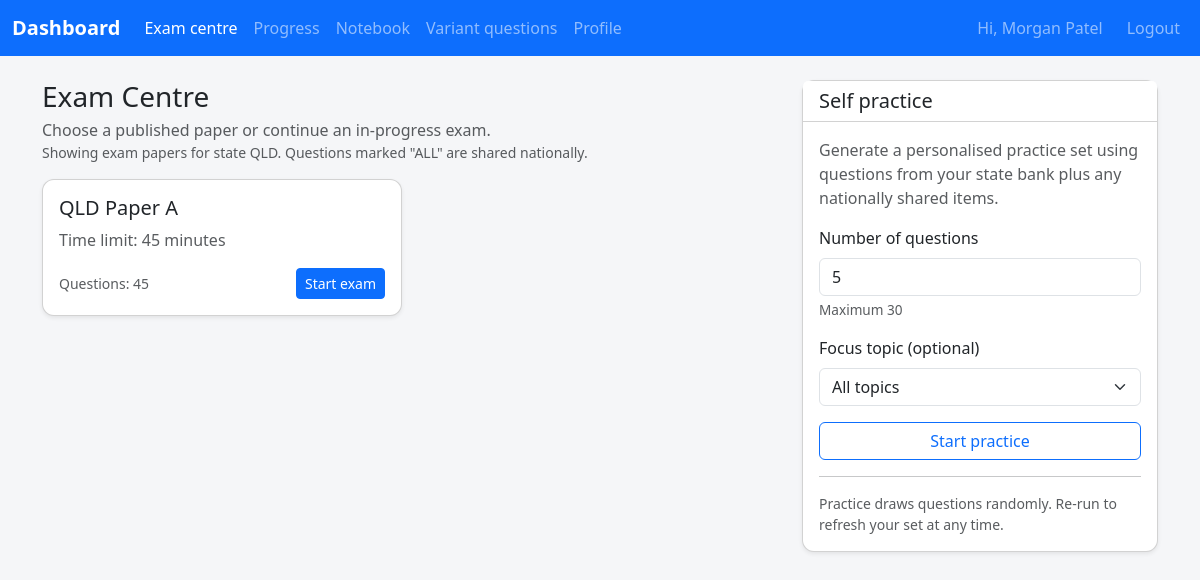
The page /student/exams (signed in) on the database its author committed.
### app/models.py (models this page shows, shortened)
class Student(UserMixin, db.Model):
    __tablename__ = "students"
    id = db.Column(db.Integer, primary_key=True)
    name = db.Column(db.String(120), nullable=False)
    email = db.Column(db.String(120), unique=True)
    mobile_number = db.Column(db.String(20), unique=True, nullable=False)
    password_hash = db.Column(db.String(255), nullable=False)
    state = db.Column(db.String(10), nullable=False)
    preferred_language = db.Column(db.String(20), nullable=False, default="ENGLISH")
    target_exam_date = db.Column(Date)
    avatar_url = db.Column(db.String(500))
    notification_push_enabled = db.Column(Boolean, nullable=False, default=True)
    notification_email_enabled = db.Column(Boolean, nullable=False, default=True)
    profile_version = db.Column(db.Integer, nullable=False, default=1)
    profile_updated_at = db.Column(
        db.DateTime, default=datetime.utcnow, onupdate=datetime.utcnow, nullable=False
    )
    last_login_at = db.Column(db.DateTime)
    assigned_coach_id = db.Column(db.Integer, db.ForeignKey("coaches.id"))
    coach = db.relationship("Coach", back_populates="students")
    mock_exam_summaries = db.relationship(
        "MockExamSummary", back_populates="student", cascade="all, delete-orphan"
    )
    bookings = db.relationship("Appointment", back_populates="student")
    exam_sessions = db.relationship(
        "StudentExamSession", back_populates="student", cascade="all, delete-orphan"
    )
    question_attempts = db.relationship(
        "QuestionAttempt", back_populates="student", cascade="all, delete-orphan"
    )
    notebook_entries = db.relationship(
        "NotebookEntry", back_populates="student", cascade="all, delete-orphan"
    )
    state_progress = db.relationship(
        "StudentStateProgress", back_populates="student", cascade="all, delete-orphan"
    )
    auth_tokens = db.relationship(
        "StudentAuthToken", back_populates="student", cascade="all, delete-orphan"
    )
    starred_questions = db.relationship(
        "StarredQuestion", back_populates="student", cascade="all, delete-orphan"
    )
    login_windows = db.relationship(
        "StudentLoginRateLimit", back_populates="student", cascade="all, delete-orphan"
    )
    variant_groups = db.relationship(
        "VariantQuestionGroup", back_populates="student", cascade="all, delete-orphan"
    )
    variant_questions = db.relationship(
        "VariantQuestion", back_populates="student", cascade="all, delete-orphan"
    )
    @property
    def is_student(self) -> bool:
        return True

class MockExamPaper(db.Model):
    __tablename__ = "mock_exam_papers"
    id = db.Column(db.Integer, primary_key=True)
    state = db.Column(db.String(10), nullable=False)
    title = db.Column(db.String(120), nullable=False)
    time_limit_minutes = db.Column(db.Integer, nullable=False)
    questions = db.relationship(
        "MockExamPaperQuestion", back_populates="paper", cascade="all, delete-orphan"
    )
    sessions = db.relationship(
        "StudentExamSession", back_populates="paper", cascade="all, delete-orphan"
    )

### app/student/routes.py (the view)
@student_bp.route("/exams")
@login_required
def exams():
    student = _current_student()
    if not student:
        return _redirect_non_students()
    papers = (
        MockExamPaper.query.filter_by(state=student.state)
        .order_by(MockExamPaper.id.asc())
        .all()
    )
    active_session = _current_exam_session(student)
    topic_rows = (
        Question.query.with_entities(Question.topic)
        .filter((Question.state_scope == "ALL") | (Question.state_scope == student.state))
        .filter(Question.language == student.preferred_language)
        .distinct()
        .order_by(Question.topic.asc())
        .all()
    )
    topics = [row[0] for row in topic_rows if row[0]]
    return render_template(
        "student/exams.html",
        papers=papers,
        active_session=active_session,
        practice_default=PRACTICE_DEFAULT_COUNT,
        practice_max=PRACTICE_MAX_COUNT,
        topics=topics,
        state=student.state,
    )

### app/coach/routes.py (called while the page is built, shortened)
@coach_bp.before_app_request
def _restrict_student_portal_access():
    if request.blueprint != "coach":
        return None

### app/i18n.py (called while the page is built)
def normalise_language_code(language: str | None) -> str | None:
    if not language:
        return None
    code = language.strip().upper()
    if code in SUPPORTED_LANGUAGES:
        return code
    return None

def ensure_language_code(language: str | None) -> str:
    normalised = normalise_language_code(language)
    return normalised or DEFAULT_LANGUAGE

def translate_text(text: str, language: str, **format_values: str) -> str:
    catalogue = TRANSLATIONS.get(language, {})
    translated = catalogue.get(text, text)
    if format_values:
        try:
            return translated.format(**format_values)
        except (KeyError, IndexError):
            return translated
    return translated

### app/student/routes.py (called while the page is built)
def _current_student() -> Student | None:
    if not current_user.is_authenticated:
        return None
    student = current_user._get_current_object()
    if isinstance(student, Student):
        return student
    return None

def _current_exam_session(student: Student) -> StudentExamSession | None:
    session_obj = (
        StudentExamSession.query.filter_by(student_id=student.id, status="ongoing")
        .order_by(StudentExamSession.started_at.desc())
        .first()
    )
    if not session_obj:
        return None
    session_obj = ensure_session_active(session_obj)
    if session_obj.status != "ongoing":
        return None
    return session_obj

### app/templates/student/exams.html (shortened to what this page needs)
{% extends 'base.html' %}
{% block content %}
<div class="row g-4 exam-centre">
  <div class="col-lg-8">
    <div class="d-flex align-items-center justify-content-between mb-3">
      <div>
        <h1 class="h3 mb-1">{{ _('Exam Centre') }}</h1>
        <p class="text-muted mb-0">
          {{ _('Choose a published paper or continue an in-progress exam.') }}
        </p>
        <p class="text-muted small mb-0">
          {{ _('Showing exam papers for state {state_code}. Questions marked "ALL" are shared nationally.').format(state_code=state) }}
        </p>
      </div>
    </div>
    <div class="row g-3">
      {% for paper in papers %}
      <div class="col-sm-6">
        <div class="card h-100 shadow-sm exam-paper-card">
          <div class="card-body d-flex flex-column">
            <h3 class="h5 mb-2">{{ paper.title }}</h3>
            <p class="text-muted mb-3">{{ _('Time limit') }}: {{ paper.time_limit_minutes }} {{ _('minutes') }}</p>
            <div class="d-flex align-items-center justify-content-between mt-auto">
              <div class="text-muted small">
                {{ _('Questions') }}: {{ paper.questions|length }}
              </div>
              <form method="post" action="{{ url_for('student.start_exam', paper_id=paper.id) }}">
                <button type="submit" class="btn btn-primary btn-sm">{{ _('Start exam') }}</button>
              </form>
            </div>
          </div>
        </div>
      </div>
      {% else %}
      <div class="col-12">
        <div class="alert alert-info">{{ _('No exam papers have been published for your state yet.') }}</div>
      </div>
      {% endfor %}
    </div>
  </div>
  <div class="col-lg-4">
    <div class="card shadow-sm h-100">
      <div class="card-header bg-white">
        <h2 class="h5 mb-0">{{ _('Self practice') }}</h2>
      </div>
      <div class="card-body">
        <p class="text-muted">{{ _('Generate a personalised practice set using questions from your state bank plus any nationally shared items.') }}</p>
        <form method="post" action="{{ url_for('student.practice') }}" class="practice-form">
          <div class="mb-3">
            <label class="form-label" for="question_count">{{ _('Number of questions') }}</label>
            <input type="number" class="form-control" id="question_count" name="question_count" value="{{ practice_default }}" min="1" max="{{ practice_max }}" required>
            <div class="form-text">{{ _('Maximum') }} {{ practice_max }}</div>
          </div>
          <div class="mb-3">
            <label class="form-label" for="topic">{{ _('Focus topic (optional)') }}</label>
            <select class="form-select" id="topic" name="topic">
              <option value="">{{ _('All topics') }}</option>
            </select>
          </div>
          <button type="submit" class="btn btn-outline-primary w-100">{{ _('Start practice') }}</button>
        </form>
        <hr>
        <p class="small text-muted mb-0">{{ _('Practice draws questions randomly. Re-run to refresh your set at any time.') }}</p>
      </div>
    </div>
  </div>
</div>
{% endblock %}

### app/templates/base.html (shortened to what this page needs)
<!doctype html>
<html lang="{{ 'zh-Hans' if active_language == 'CHINESE' else 'en' }}">
  <head>
    <link
      href="https://cdn.jsdelivr.net/npm/bootstrap@5.3.3/dist/css/bootstrap.min.css"
      rel="stylesheet"
    >
    <link rel="stylesheet" href="{{ url_for('static', filename='css/app.css') }}">
  </head>
  <body class="{% block body_class %}{% endblock %}">
    {% block navbar %}
    <nav class="navbar navbar-expand-lg navbar-dark bg-primary mb-4">
      <div class="container-fluid">
        {% if current_user.is_authenticated %}
          {% set is_student = current_user.is_student %}
          {% set home_endpoint = 'student.dashboard' if is_student else 'coach.dashboard' %}
        {% else %}
          {% set is_student = False %}
          {% set home_endpoint = 'coach.login' %}
        {% endif %}
        <a class="navbar-brand" href="{{ url_for(home_endpoint) }}" aria-label="{{ _('Dashboard') }}">
          {{ _('Dashboard') }}
        </a>
        <div class="collapse navbar-collapse" id="navbarNav">
          {% set endpoint = request.endpoint or '' %}
          <ul class="navbar-nav me-auto">
            {% if current_user.is_authenticated %}
              {% if is_student %}
              <li class="nav-item"><a class="nav-link {% if endpoint.startswith('student.exams') %}active{% endif %}" href="{{ url_for('student.exams') }}">{{ _('Exam centre') }}</a></li>
              <li class="nav-item"><a class="nav-link {% if endpoint == 'student.progress' %}active{% endif %}" href="{{ url_for('student.progress') }}">{{ _('Progress') }}</a></li>
              <li class="nav-item"><a class="nav-link " href="{{ url_for('student.notebook') }}">{{ _('Notebook') }}</a></li>
              <li class="nav-item"><a class="nav-link {% if endpoint.startswith('student.variant') %}active{% endif %}" href="{{ url_for('student.variant_list') }}">{{ _('Variant questions') }}</a></li>
              <li class="nav-item"><a class="nav-link {% if endpoint.startswith('student.profile') %}active{% endif %}" href="{{ url_for('student.profile') }}">{{ _('Profile') }}</a></li>
              {% endif %}
            {% endif %}
          </ul>
          <ul class="navbar-nav ms-auto align-items-center gap-3">
            {% if current_user.is_authenticated %}
            <li class="nav-item d-flex align-items-center gap-2">
              <span class="navbar-text">{{ _('Hi') }}, {{ current_user.name }}</span>
            </li>
            <li class="nav-item"><a class="nav-link" href="{{ url_for('coach.logout') }}">{{ _('Logout') }}</a></li>
            {% endif %}
          </ul>
        </div>
      </div>
    </nav>
    {% endblock %}
    <main class="{% block main_class %}container{% endblock %}">
      {% block content %}{% endblock %}
    </main>
  </body>
</html>

### app/static/css/app.css (style rules this page uses)
body { background-color: #f5f6f8; }
.navbar-brand { font-weight: 600; }
.card { border-radius: 0.75rem; }
.exam-centre .exam-paper-card { transition: transform 0.2s ease, box-shadow 0.2s ease; }
.practice-form .form-text { font-size: 0.85rem; }

### rows shown on the page
Student: name "Morgan Patel"
MockExamPaper: title "QLD Paper A", time_limit_minutes "45", questions|length "45"

### other values the page prints
{{ practice_max }} "30"
form field topic "All topics"
